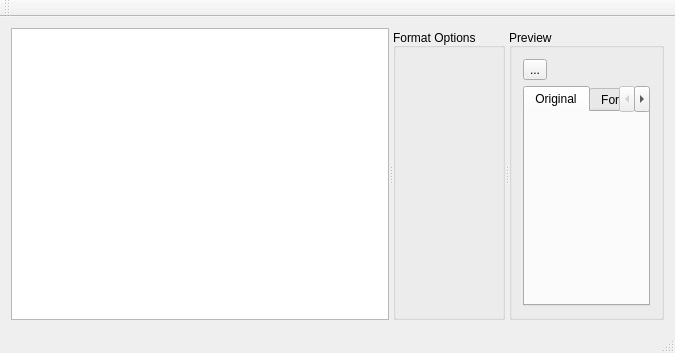
<?xml version="1.0" encoding="UTF-8"?>
<ui version="4.0">
 <class>MainWindow</class>
 <widget class="QMainWindow" name="MainWindow">
  <property name="geometry">
   <rect>
    <x>0</x>
    <y>0</y>
    <width>675</width>
    <height>353</height>
   </rect>
  </property>
  <property name="windowTitle">
   <string>MainWindow</string>
  </property>
  <widget class="QWidget" name="centralWidget">
   <property name="autoFillBackground">
    <bool>false</bool>
   </property>
   <layout class="QHBoxLayout" name="horizontalLayout">
    <item>
     <widget class="QSplitter" name="splitter_2">
      <property name="orientation">
       <enum>Qt::Horizontal</enum>
      </property>
      <widget class="QTreeView" name="formatOptionsTreeView">
       <property name="sizePolicy">
        <sizepolicy hsizetype="Expanding" vsizetype="Expanding">
         <horstretch>0</horstretch>
         <verstretch>0</verstretch>
        </sizepolicy>
       </property>
      </widget>
      <widget class="QSplitter" name="splitter">
       <property name="orientation">
        <enum>Qt::Horizontal</enum>
       </property>
       <widget class="QGroupBox" name="formatOptionsGroupBox">
        <property name="title">
         <string>Format Options</string>
        </property>
        <property name="alignment">
         <set>Qt::AlignBottom|Qt::AlignLeading|Qt::AlignLeft</set>
        </property>
       </widget>
       <widget class="QGroupBox" name="srcPreviewGroupBox">
        <property name="sizePolicy">
         <sizepolicy hsizetype="Expanding" vsizetype="Preferred">
          <horstretch>0</horstretch>
          <verstretch>0</verstretch>
         </sizepolicy>
        </property>
        <property name="title">
         <string>Preview</string>
        </property>
        <property name="alignment">
         <set>Qt::AlignBottom|Qt::AlignLeading|Qt::AlignLeft</set>
        </property>
        <layout class="QGridLayout" name="gridLayout">
         <item row="0" column="0">
          <widget class="QToolButton" name="openOriginalSrcToolButton">
           <property name="toolTip">
            <string>Open new source file as the original</string>
           </property>
           <property name="text">
            <string>...</string>
           </property>
           <property name="icon">
            <iconset resource="ResourcesIcons.qrc">
             <normaloff>:/Resources/document-new-6.png</normaloff>:/Resources/document-new-6.png</iconset>
           </property>
           <property name="iconSize">
            <size>
             <width>16</width>
             <height>16</height>
            </size>
           </property>
          </widget>
         </item>
         <item row="0" column="1">
          <spacer name="horizontalSpacer">
           <property name="orientation">
            <enum>Qt::Horizontal</enum>
           </property>
           <property name="sizeHint" stdset="0">
            <size>
             <width>125</width>
             <height>20</height>
            </size>
           </property>
          </spacer>
         </item>
         <item row="1" column="0" colspan="2">
          <widget class="QTabWidget" name="srcPreviewTabWidget">
           <property name="currentIndex">
            <number>0</number>
           </property>
           <widget class="QWidget" name="originalSrcTab">
            <attribute name="title">
             <string>Original</string>
            </attribute>
            <layout class="QVBoxLayout" name="verticalLayout_2"/>
           </widget>
           <widget class="QWidget" name="formattedSrcTab">
            <attribute name="title">
             <string>Formatted</string>
            </attribute>
            <layout class="QVBoxLayout" name="verticalLayout_3"/>
           </widget>
          </widget>
         </item>
        </layout>
       </widget>
      </widget>
     </widget>
    </item>
   </layout>
  </widget>
  <widget class="QMenuBar" name="menuBar">
   <property name="geometry">
    <rect>
     <x>0</x>
     <y>0</y>
     <width>675</width>
     <height>20</height>
    </rect>
   </property>
  </widget>
  <widget class="QToolBar" name="mainToolBar">
   <attribute name="toolBarArea">
    <enum>TopToolBarArea</enum>
   </attribute>
   <attribute name="toolBarBreak">
    <bool>false</bool>
   </attribute>
  </widget>
  <widget class="QStatusBar" name="statusBar"/>
 </widget>
 <layoutdefault spacing="6" margin="11"/>
 <resources>
  <include location="ResourcesIcons.qrc"/>
 </resources>
 <connections/>
</ui>
